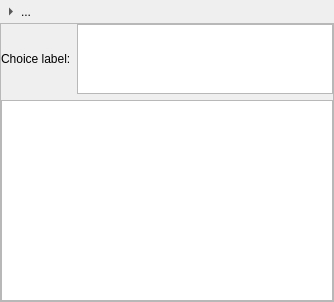
<?xml version="1.0" encoding="UTF-8"?>
<ui version="4.0">
 <class>ChoiceEventPropertiesClass</class>
 <widget class="QFrame" name="ChoiceEventPropertiesClass">
  <property name="geometry">
   <rect>
    <x>0</x>
    <y>0</y>
    <width>334</width>
    <height>302</height>
   </rect>
  </property>
  <property name="windowTitle">
   <string>ChoiceEventProperties</string>
  </property>
  <layout class="QVBoxLayout" name="verticalLayout">
   <property name="spacing">
    <number>0</number>
   </property>
   <property name="sizeConstraint">
    <enum>QLayout::SetMinAndMaxSize</enum>
   </property>
   <property name="leftMargin">
    <number>0</number>
   </property>
   <property name="topMargin">
    <number>0</number>
   </property>
   <property name="rightMargin">
    <number>0</number>
   </property>
   <property name="bottomMargin">
    <number>0</number>
   </property>
   <item>
    <widget class="CollapseButton" name="choiceEventCollapseButton">
     <property name="sizePolicy">
      <sizepolicy hsizetype="Expanding" vsizetype="Fixed">
       <horstretch>0</horstretch>
       <verstretch>0</verstretch>
      </sizepolicy>
     </property>
     <property name="text">
      <string>...</string>
     </property>
     <property name="toolButtonStyle">
      <enum>Qt::ToolButtonTextBesideIcon</enum>
     </property>
     <property name="autoRaise">
      <bool>true</bool>
     </property>
     <property name="arrowType">
      <enum>Qt::RightArrow</enum>
     </property>
    </widget>
   </item>
   <item>
    <widget class="QFrame" name="choiceEventContent">
     <property name="frameShape">
      <enum>QFrame::StyledPanel</enum>
     </property>
     <property name="frameShadow">
      <enum>QFrame::Raised</enum>
     </property>
     <layout class="QVBoxLayout" name="verticalLayout_2">
      <property name="leftMargin">
       <number>0</number>
      </property>
      <property name="topMargin">
       <number>0</number>
      </property>
      <property name="rightMargin">
       <number>0</number>
      </property>
      <property name="bottomMargin">
       <number>0</number>
      </property>
      <item>
       <layout class="QHBoxLayout" name="choiceLabelLayout">
        <item>
         <widget class="QLabel" name="choiceLabel">
          <property name="text">
           <string>Choice label:</string>
          </property>
         </widget>
        </item>
        <item>
         <widget class="QPlainTextEdit" name="choicePlainTextEdit">
          <property name="sizePolicy">
           <sizepolicy hsizetype="Expanding" vsizetype="Minimum">
            <horstretch>0</horstretch>
            <verstretch>0</verstretch>
           </sizepolicy>
          </property>
          <property name="minimumSize">
           <size>
            <width>0</width>
            <height>50</height>
           </size>
          </property>
          <property name="maximumSize">
           <size>
            <width>16777215</width>
            <height>70</height>
           </size>
          </property>
          <property name="baseSize">
           <size>
            <width>0</width>
            <height>50</height>
           </size>
          </property>
         </widget>
        </item>
       </layout>
      </item>
      <item>
       <widget class="QTableView" name="choiceEventTableView">
        <property name="sizePolicy">
         <sizepolicy hsizetype="Expanding" vsizetype="Preferred">
          <horstretch>0</horstretch>
          <verstretch>0</verstretch>
         </sizepolicy>
        </property>
        <property name="minimumSize">
         <size>
          <width>0</width>
          <height>200</height>
         </size>
        </property>
        <property name="baseSize">
         <size>
          <width>0</width>
          <height>200</height>
         </size>
        </property>
        <attribute name="horizontalHeaderMinimumSectionSize">
         <number>100</number>
        </attribute>
       </widget>
      </item>
     </layout>
    </widget>
   </item>
  </layout>
 </widget>
 <layoutdefault spacing="6" margin="11"/>
 <customwidgets>
  <customwidget>
   <class>CollapseButton</class>
   <extends>QToolButton</extends>
   <header>CollapseButton.h</header>
  </customwidget>
 </customwidgets>
 <resources/>
 <connections/>
</ui>
